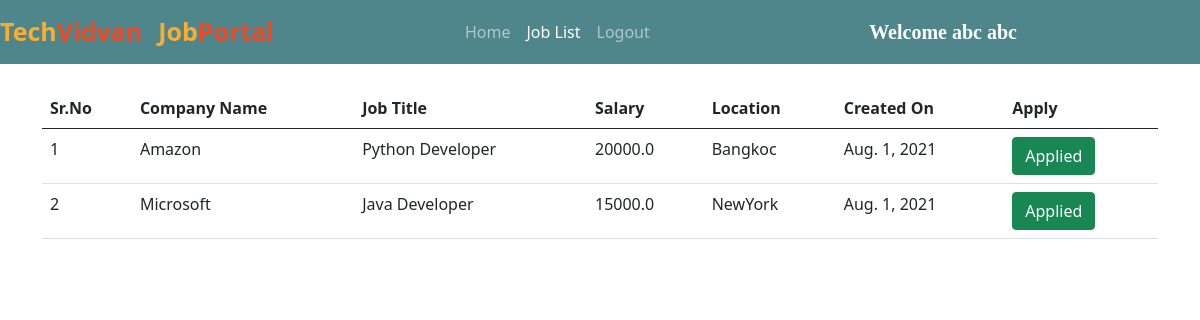
The app's page /all_jobs/ (signed in) with its own data.
### jobs/models.py (models this page shows, shortened)
class Job(models.Model):
    company = models.ForeignKey(Company, on_delete=models.CASCADE)
    start_date = models.DateField()
    end_date = models.DateField()
    title = models.CharField(max_length=200)
    salary = models.FloatField()
    image = models.ImageField(upload_to="")
    description = models.TextField(max_length=400)
    experience = models.CharField(max_length=100)
    location = models.CharField(max_length=100)
    skills = models.CharField(max_length=200)
    creation_date = models.DateField()

class Company(models.Model):
    user = models.ForeignKey(User, on_delete=models.CASCADE)
    phone = models.CharField(max_length=10)
    image = models.ImageField(upload_to="")
    gender = models.CharField(max_length=10)
    type = models.CharField(max_length=15)
    status = models.CharField(max_length=20)
    company_name = models.CharField(max_length=100)

### jobs/views.py (the view)
# urls.py: path("all_jobs/", views.all_jobs, name="all_jobs"),
def all_jobs(request):
    jobs = Job.objects.all().order_by('-start_date')
    applicant = Applicant.objects.get(user=request.user)
    apply = Application.objects.filter(applicant=applicant)
    data = []
    for i in apply:
        data.append(i.job.id)
    return render(request, "all_jobs.html", {'jobs':jobs, 'data':data})

### jobs/templates/all_jobs.html (shortened to what this page needs)
{% extends 'user_navbar.html' %}
{% block job_list %} active {% endblock %}
{% block body %}
<div class="container mt-4">
<table class="table table-hover" id="example">
    <thead>
        <tr>
            <th>Sr.No</th>
            <th>Company Name</th>
            <th>Job Title</th>
            <th>Salary</th>
            <th>Location</th>
            <th>Created On</th>
            <th>Apply</th>
        </tr>
    </thead>
    <tbody>
        {% for job in jobs %}
        <tr>
            <td>{{forloop.counter}}</td>
            <td>{{job.company.company_name}}</td>
            <td>{{job.title}}</td>
            <td>{{job.salary}}</td>
            <td>{{job.location}}</td>
            <td>{{job.creation_date}}</td>
            {% if job.id in data %}
            <td><a class="btn btn-success">Applied</a></td>
            {% else %}
            <td><a href="/job_detail/{{job.id}}/" class="btn btn-success">Apply</a></td>
            {% endif %}
        </tr>
        {% endfor %}
    </tbody>
</table>
</div>
{% endblock %}

### jobs/templates/user_navbar.html (shortened to what this page needs)
<!doctype html>
<html lang="en">
<head>
  <link href="https://cdn.jsdelivr.net/npm/bootstrap@5.0.2/dist/css/bootstrap.min.css" rel="stylesheet"
>
  <link rel="stylesheet" href="https://cdnjs.cloudflare.com/ajax/libs/font-awesome/5.15.3/css/all.min.css">
</head>
<body>
  <nav class="navbar navbar-expand-lg navbar-dark sticky-top">
      <a class="navbar-brand" href="/"><span class="head1">Tech</span><span class="head2">Vidvan</span></a>
      <a class="navbar-brand" href="#"><span class="head1">Job</span><span class="head2">Portal</span></a>
      <div class="container w-50">
        <div class="collapse navbar-collapse" id="navbarSupportedContent">
          <ul class="navbar-nav me-auto mb-2 mb-lg-0">
            <li class="nav-item">
              <a class="nav-link {% block home %}{% endblock %}" aria-current="page" href="/user_homepage/">Home</a>
            </li>
            <li class="nav-item">
              <a class="nav-link {% block job_list %}{% endblock %}" href="/all_jobs/">Job List</a>
            </li>
            <li class="nav-item">
              <a class="nav-link" href="/logout/">Logout</a>
            </li>
          </ul>
          <a class="navbar-brand" style="font-weight: bold; font-family: 'Times New Roman', Times, serif;"
            href="#">Welcome {{request.user.get_full_name}}</a>
        </div>
      </div>
  </nav>
  {% block body %}
  {% endblock %}
</body>
</html>
</html>

### jobs/templates/user_navbar.html (style rules this page uses)
.navbar { background-color: #4f868c; }
.head1 { color: #FBAD30; font-size: 25px; font-weight: bold; height: 50px; }
.head2 { color: #EF4926; font-size: 25px; font-weight: bold; }

### records on screen
Job: company.company_name "Amazon", title "Python Developer", salary "20000.0", location "Bangkoc", creation_date "Aug. 1, 2021", shows "Applied"
Job: company.company_name "Microsoft", title "Java Developer", salary "15000.0", location "NewYork", creation_date "Aug. 1, 2021", shows "Applied"

### other values on screen
{{ request.user.get_full_name }} "abc abc"
